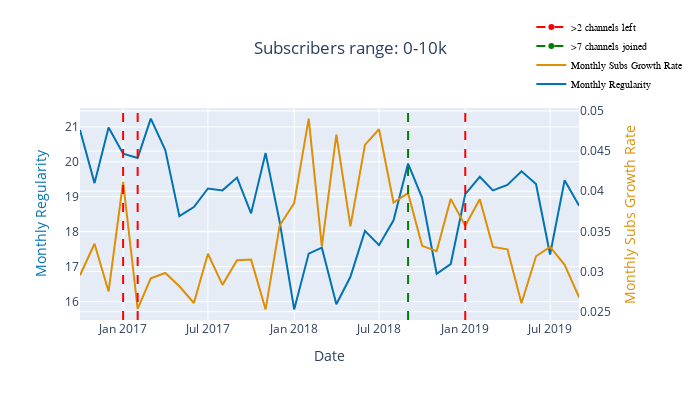

This figure's notebook cell:
### Code cell
# Create a plotly visualization

# Filter data for the group 4
category_data = monthly_avg[monthly_avg['monthly_rank'] == 4]

# Apply moving averages to number of videos per month
category_data['monthly_regularity_ma'] = category_data['monthly_regularity'].rolling(window=3, min_periods=1).mean()
# Apply moving averages to monthly subscription growth rate
category_data['monthly_subs_growth_ma'] = category_data['monthly_subs_growth'].rolling(window=3, min_periods=1).mean()

# Assuming category_data is a pandas DataFrame
category_data = category_data.sort_values(by='date')

fig = make_subplots(specs=[[{"secondary_y": True}]])

# Add traces for the first y-axis (left)
trace_regularity = go.Scatter(x=category_data['date'], y=category_data['monthly_regularity_ma'], name='Monthly Regularity', line=dict(color=colors_hex[0]))
fig.add_trace(trace_regularity, secondary_y=False)

# Add traces for the second y-axis (right)
trace_subs_growth = go.Scatter(x=category_data['date'], y=category_data['monthly_subs_growth_ma'], name='Monthly Subs Growth Rate', line=dict(color=colors_hex[1]))
fig.add_trace(trace_subs_growth, secondary_y=True)

# Add vertical lines for joined channels
category_data.sort_values(by='date',inplace=True,ascending=True)
increase_points = category_data[category_data['channel'].diff()>=(7)]

for date in increase_points['date']:
    fig.add_shape(
        go.layout.Shape(
            type="line",
            x0=date,
            x1=date,
            y0=0,
            y1=1,
            xref="x",
            yref="paper",
            line=dict(color="green", width=2, dash="dash")
        )
    )

# Add vertical lines for left channels
category_data.sort_values(by='date',inplace=True,ascending=False)
decreasing_points = category_data[category_data['channel'].diff()>=(2)]

for date in decreasing_points['date']:
    fig.add_shape(
        go.layout.Shape(
            type="line",
            x0=date,
            x1=date,
            y0=0,
            y1=1,
            xref="x",
            yref="paper",
            line=dict(color="red", width=2, dash="dash")
        )
    )

fig.add_trace(go.Scatter(x=[None], y=[None], line=dict(color="green", width=2, dash="dash"), name=">7 channels joined"))
fig.add_trace(go.Scatter(x=[None], y=[None], line=dict(color="red", width=2, dash="dash"), name=">2 channels left"))

# Update layout
fig.update_layout(
    title=f'Subscribers range: {str(category)}',
    title_x=0.5,
    xaxis_title='Date',
    yaxis_title='Monthly Regularity',
    yaxis2_title='Monthly Subs Growth Rate',
    width=700,
    height=400,
    legend=dict(
        x=0.85, 
        y=1.45,
        traceorder="reversed",
        font=dict(family="sans-serif", size=10, color="black"),
    ),
)

# Color y-axis labels
fig.update_yaxes(title_font_color=trace_regularity.line.color, secondary_y=False)
fig.update_yaxes(title_font_color=trace_subs_growth.line.color, secondary_y=True)

# Save the plot to an HTML file
fig.write_html(PLOTS+f'1_2_regularity_lines0-10k_vertical_lines.html')

fig.show()

### Figure 1 — Plotly figure (JSON) as saved in the notebook; plotly's stock layout.template omitted (floating-point values rounded to 4 significant figures)
{"data": [{"line": {"color": "#0173b2"}, "name": "Monthly Regularity", "type": "scatter", "x": ["2016-10-01T00:00:00", "2016-11-01T00:00:00", "2016-12-01T00:00:00", "2017-01-01T00:00:00", "2017-02-01T00:00:00", "2017-03-01T00:00:00", "2017-04-01T00:00:00", "2017-05-01T00:00:00", "2017-06-01T00:00:00", "2017-07-01T00:00:00", "2017-08-01T00:00:00", "2017-09-01T00:00:00", "2017-10-01T00:00:00", "2017-11-01T00:00:00", "2017-12-01T00:00:00", "2018-01-01T00:00:00", "2018-02-01T00:00:00", "2018-03-01T00:00:00", "2018-04-01T00:00:00", "2018-05-01T00:00:00", "2018-06-01T00:00:00", "2018-07-01T00:00:00", "2018-08-01T00:00:00", "2018-09-01T00:00:00", "2018-10-01T00:00:00", "2018-11-01T00:00:00", "2018-12-01T00:00:00", "2019-01-01T00:00:00", "2019-02-01T00:00:00", "2019-03-01T00:00:00", "2019-04-01T00:00:00", "2019-05-01T00:00:00", "2019-06-01T00:00:00", "2019-07-01T00:00:00", "2019-08-01T00:00:00", "2019-09-01T00:00:00"], "xaxis": "x", "y": [20.91, 19.39, 20.98, 20.23, 20.11, 21.24, 20.33, 18.44, 18.7, 19.24, 19.18, 19.55, 18.52, 20.25, 18.28, 15.78, 17.37, 17.54, 15.93, 16.71, 18.02, 17.61, 18.33, 19.95, 18.97, 16.8, 17.07, 19.08, 19.57, 19.18, 19.34, 19.73, 19.37, 17.35, 19.47, 18.74], "yaxis": "y"}, {"line": {"color": "#de8f05"}, "name": "Monthly Subs Growth Rate", "type": "scatter", "x": ["2016-10-01T00:00:00", "2016-11-01T00:00:00", "2016-12-01T00:00:00", "2017-01-01T00:00:00", "2017-02-01T00:00:00", "2017-03-01T00:00:00", "2017-04-01T00:00:00", "2017-05-01T00:00:00", "2017-06-01T00:00:00", "2017-07-01T00:00:00", "2017-08-01T00:00:00", "2017-09-01T00:00:00", "2017-10-01T00:00:00", "2017-11-01T00:00:00", "2017-12-01T00:00:00", "2018-01-01T00:00:00", "2018-02-01T00:00:00", "2018-03-01T00:00:00", "2018-04-01T00:00:00", "2018-05-01T00:00:00", "2018-06-01T00:00:00", "2018-07-01T00:00:00", "2018-08-01T00:00:00", "2018-09-01T00:00:00", "2018-10-01T00:00:00", "2018-11-01T00:00:00", "2018-12-01T00:00:00", "2019-01-01T00:00:00", "2019-02-01T00:00:00", "2019-03-01T00:00:00", "2019-04-01T00:00:00", "2019-05-01T00:00:00", "2019-06-01T00:00:00", "2019-07-01T00:00:00", "2019-08-01T00:00:00", "2019-09-01T00:00:00"], "xaxis": "x", "y": [0.02954, 0.03346, 0.02752, 0.04117, 0.02533, 0.02914, 0.02981, 0.02817, 0.02608, 0.03221, 0.02834, 0.0314, 0.03148, 0.02528, 0.03573, 0.03852, 0.04905, 0.03312, 0.04706, 0.03562, 0.04578, 0.04772, 0.03859, 0.03976, 0.0332, 0.03254, 0.03905, 0.03569, 0.03901, 0.03307, 0.03277, 0.02605, 0.0319, 0.03308, 0.03084, 0.02678], "yaxis": "y2"}, {"line": {"color": "green", "dash": "dash", "width": 2}, "name": ">7 channels joined", "type": "scatter", "x": [null], "y": [null]}, {"line": {"color": "red", "dash": "dash", "width": 2}, "name": ">2 channels left", "type": "scatter", "x": [null], "y": [null]}], "layout": {"height": 400, "legend": {"font": {"color": "black", "family": "sans-serif", "size": 10}, "traceorder": "reversed", "x": 0.85, "y": 1.45}, "shapes": [{"line": {"color": "green", "dash": "dash", "width": 2}, "type": "line", "x0": "2018-09-01T00:00:00", "x1": "2018-09-01T00:00:00", "xref": "x", "y0": 0, "y1": 1, "yref": "paper"}, {"line": {"color": "red", "dash": "dash", "width": 2}, "type": "line", "x0": "2019-01-01T00:00:00", "x1": "2019-01-01T00:00:00", "xref": "x", "y0": 0, "y1": 1, "yref": "paper"}, {"line": {"color": "red", "dash": "dash", "width": 2}, "type": "line", "x0": "2017-02-01T00:00:00", "x1": "2017-02-01T00:00:00", "xref": "x", "y0": 0, "y1": 1, "yref": "paper"}, {"line": {"color": "red", "dash": "dash", "width": 2}, "type": "line", "x0": "2017-01-01T00:00:00", "x1": "2017-01-01T00:00:00", "xref": "x", "y0": 0, "y1": 1, "yref": "paper"}], "title": {"text": "Subscribers range: 0-10k", "x": 0.5}, "width": 700, "xaxis": {"anchor": "y", "domain": [0, 0.94], "title": {"text": "Date"}}, "yaxis": {"anchor": "x", "domain": [0, 1], "title": {"font": {"color": "#0173b2"}, "text": "Monthly Regularity"}}, "yaxis2": {"anchor": "x", "overlaying": "y", "side": "right", "title": {"font": {"color": "#de8f05"}, "text": "Monthly Subs Growth Rate"}}}}
